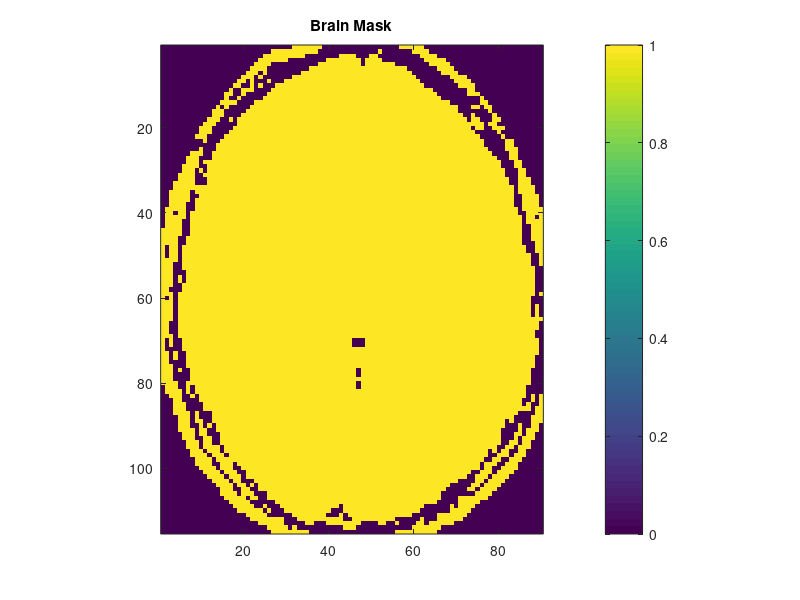

Source code (MATLAB): (Note: this script raises an error after producing the figure.)
clear; clf;
% Parameters

% Generated with a gcv score test (will be added in future)
epsilon = 0.45;
rho = 1e-9;

plot_brain_mask = true;
plot_gradient_directions = true;
plot_md_maps = true;
plot_fa_maps = true;

% END Parameters

% Load data from file
load partI.mat
whos

% Construct linear DTI system
A1 = g .* g;
A2 = 2 * [g(:,1).*g(:,2), g(:,1).*g(:,3), g(:,2).*g(:,3)];
A = [A1, A2];   % 64 x 6

% Brain mask
disp("Creating brain mask...");
mask = S0 > 0.05 * max(S0(:));

if (plot_brain_mask)
    disp("Plotting brain mask...")
    figure;
    imagesc(mask);
    axis image;
    colorbar;
    title("Brain Mask");
end

disp("Creating diffusion tensors...");
[D_field, D_tensor] = make_diffusion_tensor(S, S0, g, b);

if (plot_gradient_directions)
    disp("Plotting gradient pulse directions...");
    figure
    quiver3(0*g(:,1),0*g(:,1),0*g(:,1),g(:,1),g(:,2),g(:,3))
    axis vis3d
    xlabel x
    ylabel y
    zlabel z
    title('Gradient pulse directions g_i')
end

% Coordinates
[nx, ny, ~] = size(S);
[X, Y] = ndgrid(1:nx, 1:ny);
all_points = [X(:), Y(:)];
mask_vector = mask(:);

points = all_points(mask_vector, :);
disp("Constructing Gaussian RBF...");
[A_data, A_pred] = construct_gaussian_rbf(points, epsilon, rho, D_tensor);
disp("Constructing fitted tensors...");
D_fit = construct_fitted_tensors(S, points, A_pred);
disp("Finding mean diffusivity maps...")
[MD_data, MD_fit] = find_MD(D_tensor, D_fit, nx, ny, points);

if plot_md_maps
    disp("Plotting mean diffusivity maps...");
    % Use same colour scale for MD
    clim_md = [min(MD_data(:),[],'omitnan'), ...
           max(MD_data(:),[],'omitnan')];

    figure;

    subplot(1,2,1);
    imagesc(MD_data);
    axis image;
    colorbar;
    caxis(clim_md);
    title('Mean Diffusivity from Data');

    subplot(1,2,2);
    imagesc(MD_fit);
    axis image;
    colorbar;
    caxis(clim_md);
    title('Mean Diffusivity from RBF Model');

    % MD error map
    MD_error = abs(MD_fit - MD_data);

    figure;
    imagesc(MD_error);
    axis image;
    colorbar;
    title('Mean Diffusivity Error');
    % Use same colour scale for MD
    clim_md = [min(MD_data(:),[],'omitnan'), ...
           max(MD_data(:),[],'omitnan')];

    figure;

    subplot(1,2,1);
    imagesc(MD_data);
    axis image;
    colorbar;
    caxis(clim_md);
    title('Mean Diffusivity from Data');

    subplot(1,2,2);
    imagesc(MD_fit);
    axis image;
    colorbar;
    caxis(clim_md);
    title('Mean Diffusivity from RBF Model');

    % MD error map
    MD_error = abs(MD_fit - MD_data);

    figure;
    imagesc(MD_error);
    axis image;
    colorbar;
    title('Mean Diffusivity Error');
end

disp("Constructing fractional anisotropy maps...");
[FA_data, FA_fit] = construct_FA_maps(D_tensor, D_fit, nx, ny, points);

if plot_fa_maps
    disp("Plotting fractional anisotropy maps...");
    figure;

    subplot(1, 2, 1);
    imagesc(FA_data);
    axis image;
    colorbar;
    clim([0, 1]);
    title('FA from Data');

    subplot(1,2,2);
    imagesc(FA_fit);
    axis image;
    colorbar;
    clim([0, 1]);
    title('FA from RBF Model');
end
